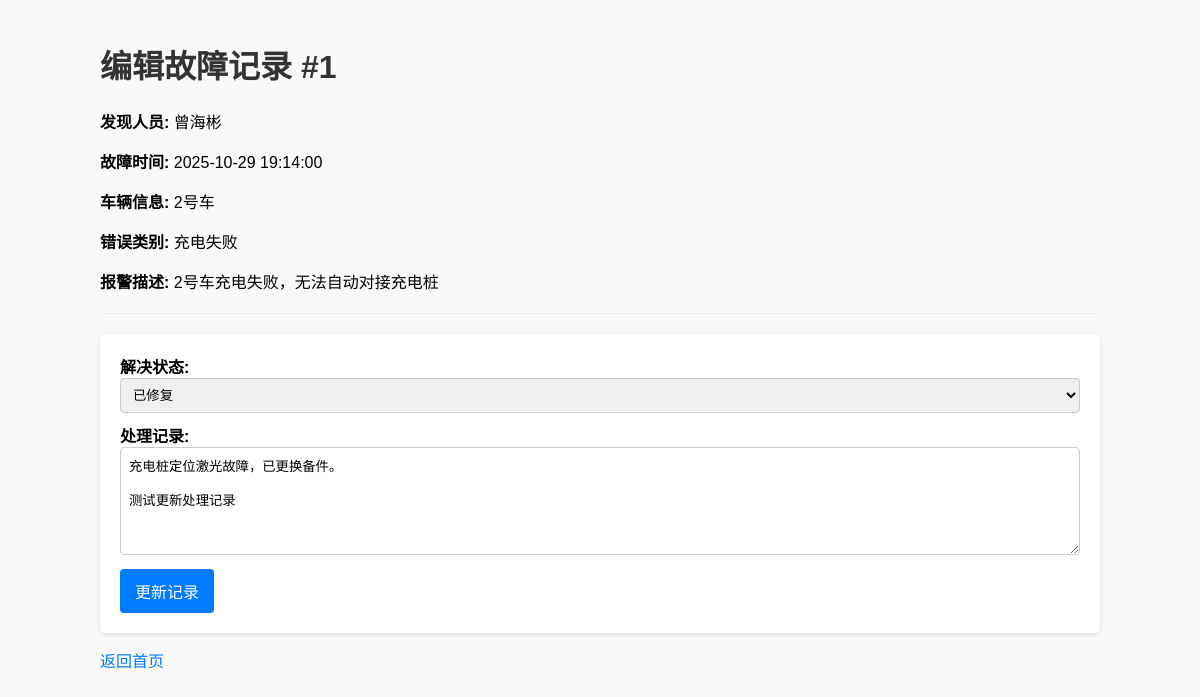
Screenshot of /edit/1 with the database file from the repository.
### tables this page shows
CREATE TABLE faults (
    id INTEGER PRIMARY KEY AUTOINCREMENT,                 -- 唯一ID，主键，自增
    reporter_name TEXT NOT NULL,                          -- 发现人员
    fault_time TIMESTAMP NOT NULL,                        -- 故障发生时间
    vehicle_id TEXT NOT NULL,                             -- 车辆编号
    category TEXT NOT NULL,                               -- 错误类别
    status TEXT NOT NULL DEFAULT '待修复',                  -- 解决状态 (待修复, 处理中, 已修复)
    description TEXT NOT NULL,                            -- 故障详细描述
    solution TEXT,                                        -- 解决办法 (初步)
    resolution_log TEXT,                                  -- 处理记录
    responsible_person TEXT NOT NULL,                     -- 责任人
    created_at TIMESTAMP DEFAULT CURRENT_TIMESTAMP        -- 记录创建时间
);

### app.py (the view, shortened to what this page needs)
@app.route('/edit/<int:fault_id>', methods=['GET', 'POST'])
@limiter.limit("10 per minute")
def edit_fault(fault_id):
    db = get_db()
    fault = db.execute('SELECT * FROM faults WHERE id = ?', (fault_id,)).fetchone()
    if fault is None: return "Fault not found", 404
    return render_template('edit.html', fault=fault, statuses=FAULT_STATUSES)

### app.py (called while the page is built)
def get_db():
    db = getattr(g, '_database', None)
    if db is None:
        db = g._database = sqlite3.connect(DATABASE)
        db.row_factory = sqlite3.Row
    return db

@app.teardown_appcontext
def close_connection(exception):
    db = getattr(g, '_database', None)
    if db is not None:
        db.close()

### templates/edit.html (shortened to what this page needs)
<!DOCTYPE html>
<html lang="zh-CN">
<head>
    <link rel="stylesheet" href="{{ url_for('static', filename='style.css') }}">
</head>
<body>
    <h1>编辑故障记录 #{{ fault.id }}</h1>
    <div class="readonly-info">
        <p><strong>发现人员:</strong> {{ fault.reporter_name }}</p>
        <p><strong>故障时间:</strong> {{ fault.fault_time }}</p>
        <p><strong>车辆信息:</strong> {{ fault.vehicle_id }}</p>
        <p><strong>错误类别:</strong> {{ fault.category }}</p>
        <p><strong>报警描述:</strong> {{ fault.description }}</p>
    </div>
    <hr>
    <form method="post">
        <label>解决状态:
            <select name="status">
                {% for s in statuses %}
                <option value="{{ s }}" {% if s == fault.status %}selected{% endif %}>{{ s }}</option>
                {% endfor %}
            </select>
        </label>
        <label>处理记录:
            <textarea name="resolution_log" rows="6">{{ fault.resolution_log or '' }}</textarea>
        </label>
        <button type="submit">更新记录</button>
    </form>
    <div class="nav-links">
        <a href="{{ url_for('index') }}">返回首页</a>
    </div>
</body>
</html>

### static/style.css (style rules this page uses)
body { font-family: sans-serif; max-width: 1000px; margin: 0 auto; padding: 20px; background-color: #f9f9f9; }
h1, h2 { color: #333; }
a { color: #007bff; text-decoration: none; }
hr { border: none; border-top: 1px solid #eee; margin: 20px 0; }
.nav-links { margin: 15px 0; }
form { background: #fff; padding: 20px; border-radius: 5px; box-shadow: 0 2px 4px rgba(0,0,0,0.1); }
form label { display: block; margin-bottom: 10px; font-weight: bold; }
form input[type="text"], form input[type="datetime-local"], form input[type="date"], form select, form textarea { width: 100%; padding: 8px; box-sizing: border-box; border: 1px solid #ccc; border-radius: 4px; }
form button { background-color: #007bff; color: white; padding: 10px 15px; border: none; border-radius: 4px; cursor: pointer; font-size: 16px; }

### rows the page displays
faults: id "1", reporter_name "曾海彬", fault_time "2025-10-29 19:14:00", vehicle_id "2号车", category "充电失败", description "2号车充电失败，无法自动对接充电桩", status "已修复", resolution_log "充电桩定位激光故障，已更换备件。 测试更新处理记录"
